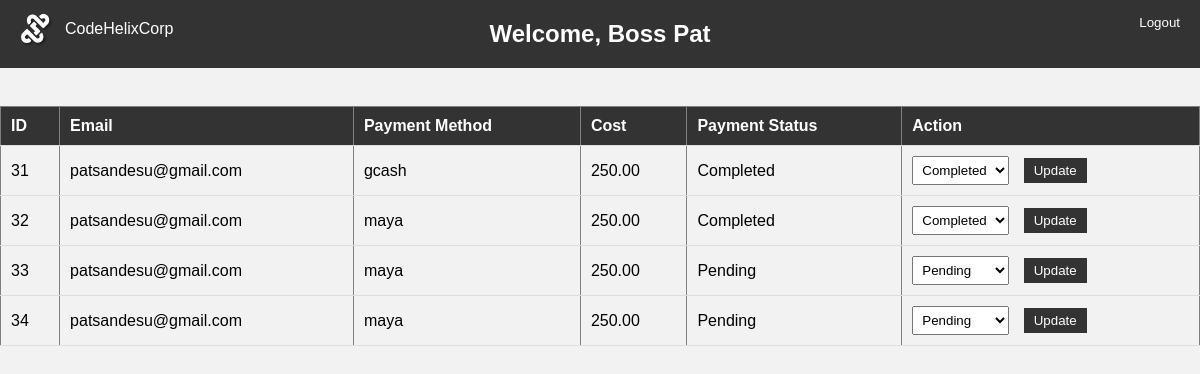
The page /admin.php (signed in) on the database its author committed.
### tables this page shows
CREATE TABLE `payments` (
  `id` int(11) NOT NULL,
  `email` varchar(255) NOT NULL,
  `payment_method` varchar(50) NOT NULL,
  `cost` decimal(10,2) NOT NULL,
  `payment_status` varchar(50) NOT NULL DEFAULT 'Pending',
  `created_at` timestamp NOT NULL DEFAULT current_timestamp()
);

### admin.php (the view, shortened to what this page needs)
<?php
$servername = "localhost";
$username = "root";
$password = "";
$dbname = "code_helix";
$conn = new mysqli($servername, $username, $password, $dbname);
$sql = "SELECT * FROM payments";
$result = $conn->query($sql);
?>
<!DOCTYPE html>
<html lang="en">
<head>
</head>
<body>
    <div class="header">
        <div class="logo">
            <img src="img/Codehelixlogo.png" alt="Company Logo">
            <span style="color: white;">CodeHelixCorp</span>
        </div>
        <h2>Welcome, <?php echo htmlspecialchars($_SESSION["username"]); ?></h2>
        <form action="adminlogin.php" method="post">
            <input type="submit" class="logout-btn" value="Logout">
        </form>
    </div>
    <table border="1">
        <tr>
            <th>ID</th>
            <th>Email</th>
            <th>Payment Method</th>
            <th>Cost</th>
            <th>Payment Status</th>
            <th>Action</th>
        </tr>
        <?php
        if ($result->num_rows > 0) {
            while($row = $result->fetch_assoc()) {
                echo "<tr>
                        <td>{$row['id']}</td>
                        <td>{$row['email']}</td>
                        <td>{$row['payment_method']}</td>
                        <td>{$row['cost']}</td>
                        <td>{$row['payment_status']}</td>
                        <td>
                            <form method='POST'>
                                <input type='hidden' name='id' value='{$row['id']}'>
                                <select name='status'>
                                    <option value='Pending' " . ($row['payment_status'] == 'Pending' ? 'selected' : '') . ">Pending</option>
                                    <option value='Completed' " . ($row['payment_status'] == 'Completed' ? 'selected' : '') . ">Completed</option>
                                    <option value='Failed' " . ($row['payment_status'] == 'Failed' ? 'selected' : '') . ">Failed</option>
                                </select>
                                <button type='submit'>Update</button>
                            </form>
                        </td>
                    </tr>";
            }
        } else {
            echo "<tr><td colspan='6'>No records found</td></tr>";
        }
        ?>
    </table>
</body>
</html>

### admin.php (style rules this page uses)
body { font-family: Arial, sans-serif; margin: 0; padding: 0; background-color: #f2f2f2; }
h2 { text-align: center; padding: 20px; background-color: #333; color: #fff; margin: 0; }
table { width: 100%; border-collapse: collapse; margin: 20px 0; }
th, td { text-align: left; padding: 10px; border-bottom: 1px solid #ddd; }
th { background-color: #333; color: #fff; }
form { display: inline-block; }
select { padding: 5px; margin-right: 10px; }
button { background-color: #333; color: #fff; border: none; padding: 5px 10px; cursor: pointer; }
.header { position: relative; }
.logo { position: absolute; top: 10px; left: 10px; display: flex; align-items: center; }
.logo img { width: 50px; height: auto; margin-right: 5px; }
.logout-btn { position: absolute; top: 10px; right: 10px; background-color: #333; color: #fff; border: none; padding: 5px 10px; cursor: pointer; }

### rows shown on the page
payments: id "31", email "patsandesu@gmail.com", payment_method "gcash", cost "250.00", payment_status "Completed", status "Completed"
payments: id "32", email "patsandesu@gmail.com", payment_method "maya", cost "250.00", payment_status "Completed", status "Completed"
payments: id "33", email "patsandesu@gmail.com", payment_method "maya", cost "250.00", payment_status "Pending", status "Pending"
payments: id "34", email "patsandesu@gmail.com", payment_method "maya", cost "250.00", payment_status "Pending", status "Pending"

### other values the page prints
$_SESSION["username"] "Boss Pat"
